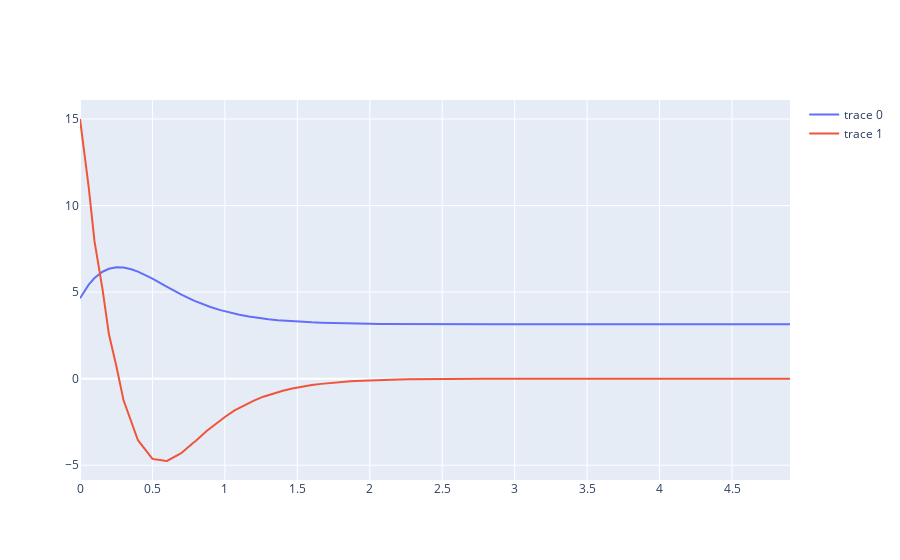

Write notebook code for a chart like this one.
### Code cell
# ctrl = lambda x: (torch.zeros(1), torch.zeros(1), None)
ctrl = controllers.get_optimal_controller(vf)
# u_min = torch.Tensor(vf.u_lo[0]).type(vf.dtype)
# u_max = torch.Tensor(vf.u_up[0]).type(vf.dtype)
# ctrl = controllers.get_lqr_controller(pendulum.dx, x0, torch.zeros(u_min.shape[0]).type(vf.dtype), vf.Q[0], vf.R[0], u_min, u_max)

x_traj_sim, t_traj_sim = controllers.sim_ctrl(x0, 1, pendulum.dx, ctrl, .1, 50)

fig = go.Figure()
for i in range(2):
    fig.add_trace(go.Scatter(
        x=t_traj_sim,
        y=x_traj_sim[i,:]
    ))
fig.show()
